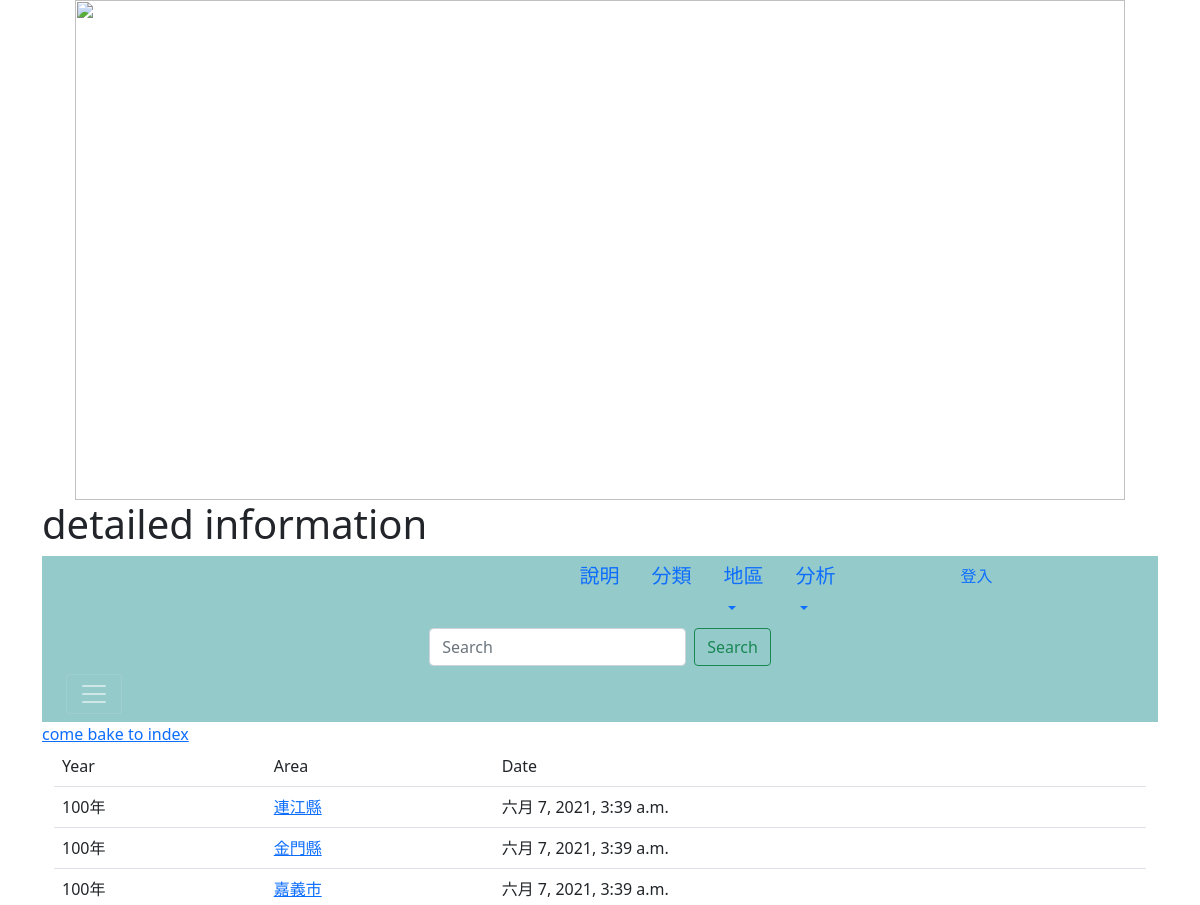
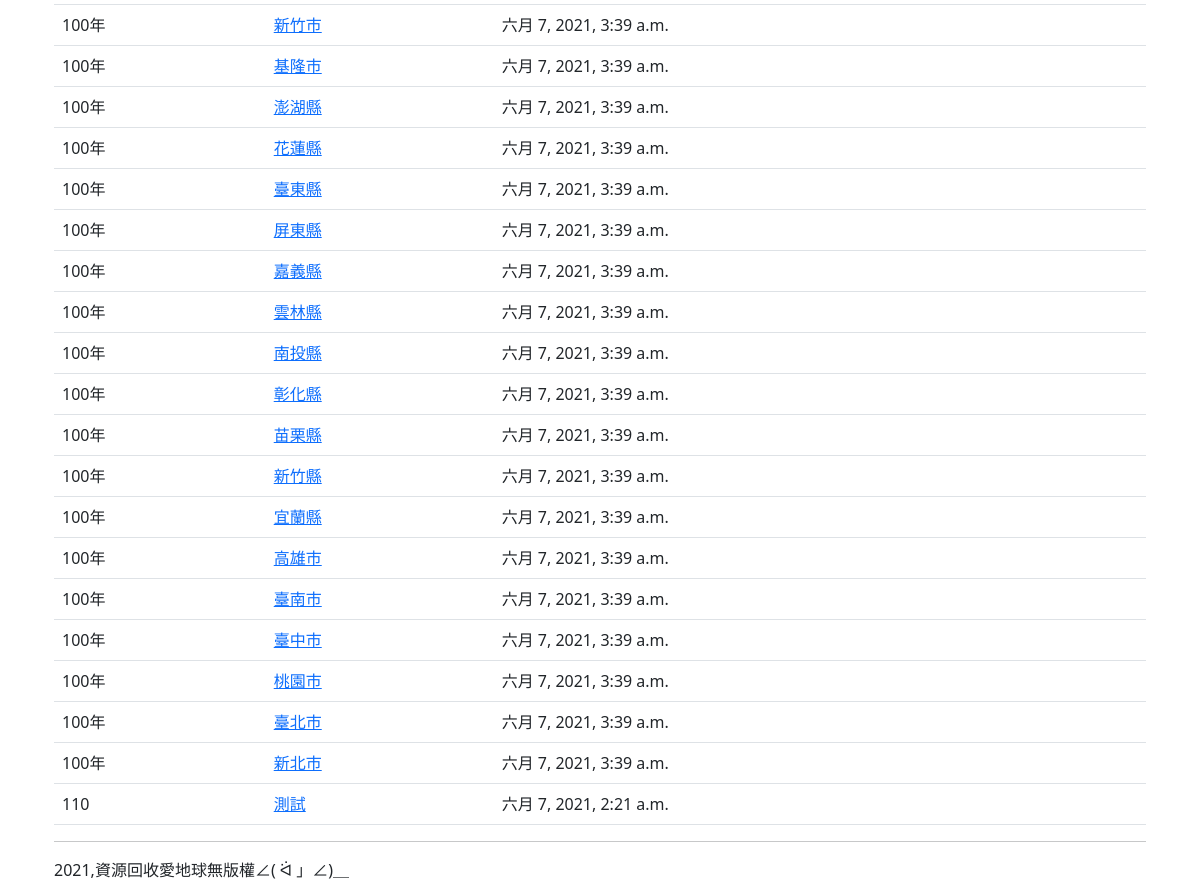
/detailed/, run on the app's committed database (2 pictures, top to bottom).
### mysite/models.py (models this page shows, shortened)
class Post(models.Model):
    year = models.CharField(max_length=200)
    title = models.CharField(max_length=200)
    body = models.TextField()
    pub_date = models.DateTimeField(default=timezone.now)
    class Meta:
        ordering = ('-pub_date',)

### mysite/views.py (the view)
# urls.py: path('detailed/',detailed),
def detailed(request):
	posts= Post.objects.all()
	return render(request, 'detailed.html', locals())

### templates/detailed.html (shortened to what this page needs)
{% extends "base.html" %}
{% block headmessage %} <h1>detailed information</h1> {% endblock %}
{% block content %}
<a href="/">come bake to index</a><br>
<div class="container">
<table class='table table-triped'>
  <td>Year</td><td>Area</td><td>Date</td>
  {% for post in posts %}
  <tr>
    <td>{{ post.year }}</td>
    <td><a href="/show{{post.id}}/">{{ post.title }}</a></td>
    <td> {{ post.pub_date}}</td>
  </tr>
  {% endfor %}
</table>
</div>
{% endblock %}

### data on the page
Post: year "100年", title "連江縣", pub_date "六月 7, 2021, 3:39 a.m."
Post: year "100年", title "金門縣", pub_date "六月 7, 2021, 3:39 a.m."
Post: year "100年", title "嘉義市", pub_date "六月 7, 2021, 3:39 a.m."
Post: year "100年", title "新竹市", pub_date "六月 7, 2021, 3:39 a.m."
Post: year "100年", title "基隆市", pub_date "六月 7, 2021, 3:39 a.m."
Post: year "100年", title "澎湖縣", pub_date "六月 7, 2021, 3:39 a.m."
Post: year "100年", title "花蓮縣", pub_date "六月 7, 2021, 3:39 a.m."
Post: year "100年", title "臺東縣", pub_date "六月 7, 2021, 3:39 a.m."
Post: year "100年", title "屏東縣", pub_date "六月 7, 2021, 3:39 a.m."
Post: year "100年", title "嘉義縣", pub_date "六月 7, 2021, 3:39 a.m."
Post: year "100年", title "雲林縣", pub_date "六月 7, 2021, 3:39 a.m."
Post: year "100年", title "南投縣", pub_date "六月 7, 2021, 3:39 a.m."
Post: year "100年", title "彰化縣", pub_date "六月 7, 2021, 3:39 a.m."
Post: year "100年", title "苗栗縣", pub_date "六月 7, 2021, 3:39 a.m."
Post: year "100年", title "新竹縣", pub_date "六月 7, 2021, 3:39 a.m."
Post: year "100年", title "宜蘭縣", pub_date "六月 7, 2021, 3:39 a.m."
Post: year "100年", title "高雄市", pub_date "六月 7, 2021, 3:39 a.m."
Post: year "100年", title "臺南市", pub_date "六月 7, 2021, 3:39 a.m."
Post: year "100年", title "臺中市", pub_date "六月 7, 2021, 3:39 a.m."
Post: year "100年", title "桃園市", pub_date "六月 7, 2021, 3:39 a.m."
Post: year "100年", title "臺北市", pub_date "六月 7, 2021, 3:39 a.m."
Post: year "100年", title "新北市", pub_date "六月 7, 2021, 3:39 a.m."
Post: year "110", title "測試", pub_date "六月 7, 2021, 2:21 a.m."
